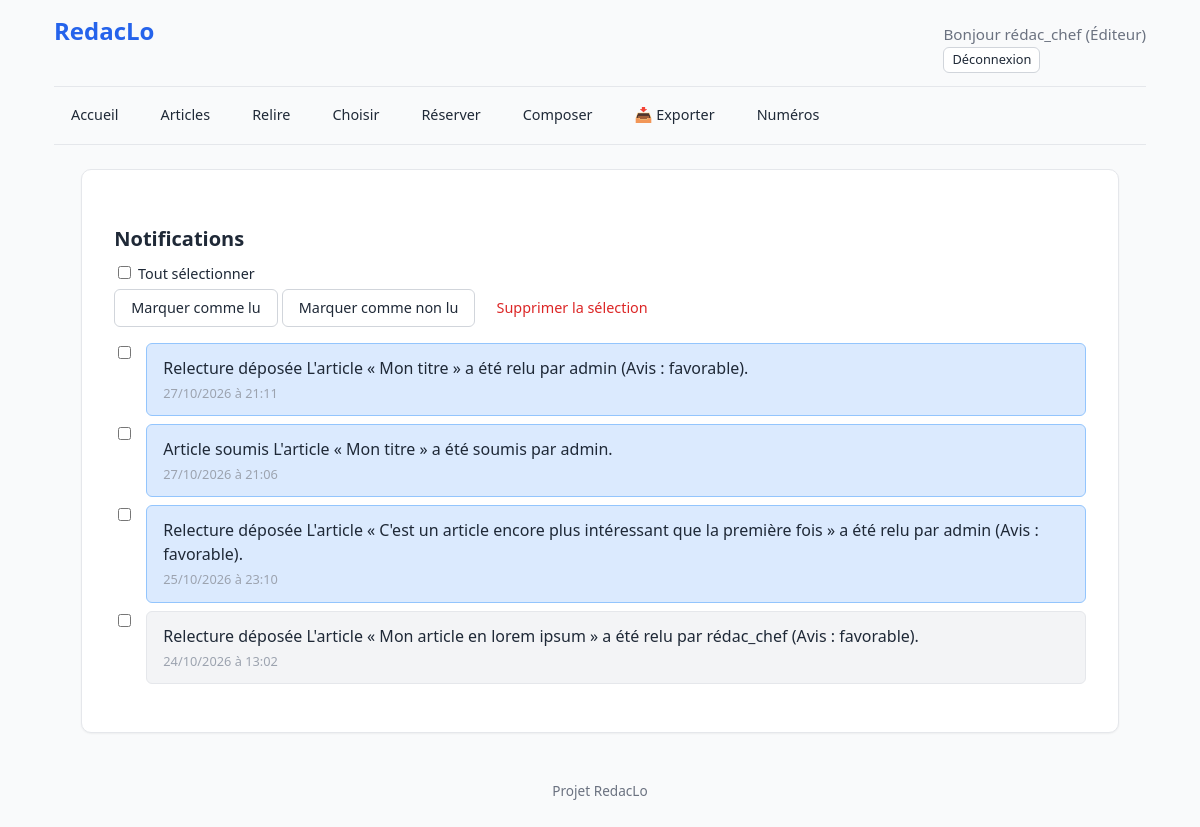
Before: /notifications/ (signed in) with the older database file.
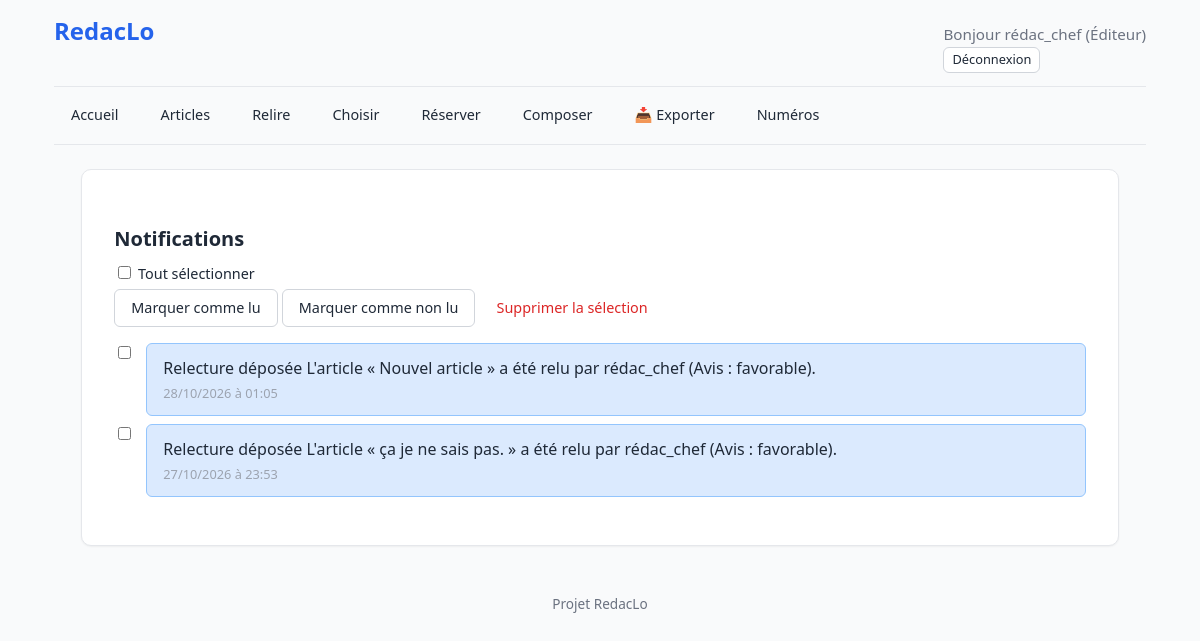
After: the same page with the newer database file.
### core/models.py (models this page shows, shortened)
class Notification(models.Model):
    TYPES = [
        ("article_soumis", "Article soumis"),
        ("article_assigne", "Article assigné"),
        ("annotation_creee", "Annotation créée"),
        ("annotation_tranchee", "Annotation tranchée"),
        ("review_deposee", "Relecture déposée"),
    ]
    destinataire = models.ForeignKey(
        settings.AUTH_USER_MODEL,
        on_delete=models.CASCADE,
        related_name="notifications_recues",
    )
    emetteur = models.ForeignKey(
        settings.AUTH_USER_MODEL,
        on_delete=models.SET_NULL,
        null=True,
        blank=True,
        related_name="notifications_envoyees",
    )
    type = models.CharField(max_length=30, choices=TYPES)
    message = models.TextField()
    lien = models.CharField(max_length=500, blank=True)
    date_creation = models.DateTimeField(auto_now_add=True)
    lue = models.BooleanField(default=False)
    date_lecture = models.DateTimeField(null=True, blank=True)
    class Meta:
        ordering = ["-date_creation"]
        indexes = [
            models.Index(fields=["destinataire", "lue"]),
        ]

### core/views.py (the view)
# urls.py: path("notifications/", views.notifications, name="notifications"),
@role_required("redacteur")
def notifications(request):
    liste = Notification.objects.filter(
        destinataire=request.user,
    ).order_by("-date_creation")
    return render(request, "core/notifications.html", {"notifications": liste})

### core/context_processors.py (called while the page is built)
def notifications_non_lues(request):
    if not request.user.is_authenticated:
        return {"notifications_non_lues": 0}
    count = Notification.objects.filter(
        destinataire=request.user,
        lue=False,
    ).count()
    return {"notifications_non_lues": count}

### templates/core/notifications.html (shortened to what this page needs)
{% extends "base.html" %}
{% block contenu %}
    <h2>Notifications</h2>
    {% if notifications %}
        <form method="post" action="{% url 'core:marquer_selection' %}" id="form-notifications">
            <div class="notifications-actions">
                <label>
                    <input type="checkbox" id="select-all" onclick="toggleAll(this)">
                    Tout sélectionner
                </label>
                <button type="submit" name="action" value="lu" class="btn btn-secondary">
                    Marquer comme lu
                </button>
                <button type="submit" name="action" value="non_lu" class="btn btn-secondary">
                    Marquer comme non lu
                </button>
                <button type="submit" name="action" value="supprimer" class="btn btn-danger" onclick="return confirm('Voulez-vous vraiment supprimer les notifications sélectionnées ?');">
                    Supprimer la sélection
                </button>
            </div>
            <ul class="liste-notifications">
                {% for n in notifications %}
                    <li class="notification {% if not n.lue %}non-lue{% endif %}">
                        <input type="checkbox" name="notification_ids" value="{{ n.pk }}" id="notif-{{ n.pk }}">
                        <a href="{% url 'core:marquer_lue' n.pk %}">
                            <span class="notification-type">{{ n.get_type_display }}</span>
                            <span class="notification-message">{{ n.message }}</span>
                            <span class="notification-date">{{ n.date_creation|date:"d/m/Y à H:i" }}</span>
                        </a>
                    </li>
                {% endfor %}
            </ul>
        </form>
    {% else %}
        <p>Vous n'avez aucune notification.</p>
    {% endif %}
{% endblock %}

Changed rows visible on the page:
removed Notification: type "Relecture déposée", message "L'article « Mon titre » a été relu par admin (Avis : favorable).", date_creation "27/10/2026 à 21:11"
removed Notification: type "Article soumis", message "L'article « Mon titre » a été soumis par admin.", date_creation "27/10/2026 à 21:06"
removed Notification: type "Relecture déposée", message "L'article « C'est un article encore plus intéressant que la première fois » a été relu par admin (Avis : favorable).", date_creation "25/10/2026 à 23:10"
removed Notification: type "Relecture déposée", message "L'article « Mon article en lorem ipsum » a été relu par rédac_chef (Avis : favorable).", date_creation "24/10/2026 à 13:02", lue True (drawn)
added Notification: type "Relecture déposée", message "L'article « Nouvel article » a été relu par rédac_chef (Avis : favorable).", date_creation "28/10/2026 à 01:05"
added Notification: type "Relecture déposée", message "L'article « ça je ne sais pas. » a été relu par rédac_chef (Avis : favorable).", date_creation "27/10/2026 à 23:53"
